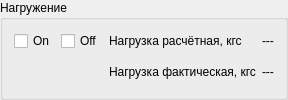
           <widget class="QGroupBox" name="groupBox_2">
            <property name="title">
             <string>Нагружение</string>
            </property>
            <layout class="QGridLayout" name="gridLayout_6">
             <item row="0" column="5">
              <widget class="QLabel" name="lblLoad34">
               <property name="text">
                <string>---</string>
               </property>
              </widget>
             </item>
             <item row="1" column="4">
              <widget class="QLabel" name="label_81">
               <property name="text">
                <string>Нагрузка фактическая, кгс</string>
               </property>
              </widget>
             </item>
             <item row="0" column="4">
              <widget class="QLabel" name="label_80">
               <property name="text">
                <string>Нагрузка расчётная, кгс</string>
               </property>
              </widget>
             </item>
             <item row="0" column="1">
              <widget class="CheckBox" name="chkDsp_ModeOn34">
               <property name="text">
                <string>On</string>
               </property>
              </widget>
             </item>
             <item row="1" column="5">
              <widget class="QLabel" name="lblLoad_Actual34">
               <property name="sizePolicy">
                <sizepolicy hsizetype="Preferred" vsizetype="Preferred">
                 <horstretch>0</horstretch>
                 <verstretch>0</verstretch>
                </sizepolicy>
               </property>
               <property name="text">
                <string>---</string>
               </property>
              </widget>
             </item>
             <item row="0" column="2">
              <widget class="CheckBox" name="chkDsp_ModeOff34">
               <property name="text">
                <string>Off</string>
               </property>
              </widget>
             </item>
             <item row="1" column="1" colspan="2">
              <widget class="LED" name="ledAt_Load34"/>
             </item>
            </layout>
           </widget>
